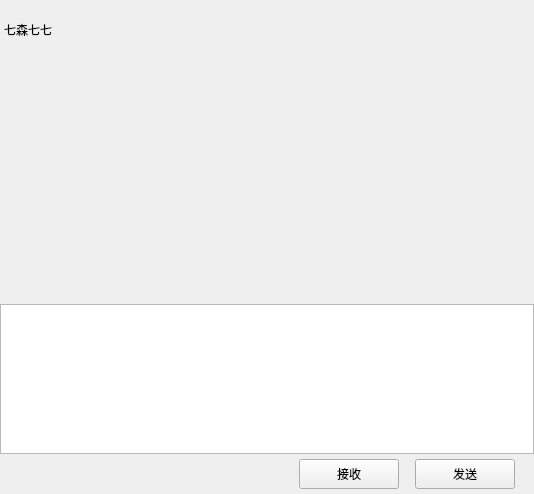
<?xml version="1.0" encoding="UTF-8"?>
<ui version="4.0">
 <class>ChatPage</class>
 <widget class="QWidget" name="ChatPage">
  <property name="geometry">
   <rect>
    <x>0</x>
    <y>0</y>
    <width>534</width>
    <height>494</height>
   </rect>
  </property>
  <property name="windowTitle">
   <string>Form</string>
  </property>
  <layout class="QVBoxLayout" name="verticalLayout">
   <property name="spacing">
    <number>0</number>
   </property>
   <property name="leftMargin">
    <number>0</number>
   </property>
   <property name="topMargin">
    <number>0</number>
   </property>
   <property name="rightMargin">
    <number>0</number>
   </property>
   <property name="bottomMargin">
    <number>0</number>
   </property>
   <item>
    <widget class="QWidget" name="chat_data_wid" native="true">
     <layout class="QVBoxLayout" name="verticalLayout_4">
      <property name="spacing">
       <number>0</number>
      </property>
      <property name="leftMargin">
       <number>0</number>
      </property>
      <property name="topMargin">
       <number>0</number>
      </property>
      <property name="rightMargin">
       <number>0</number>
      </property>
      <property name="bottomMargin">
       <number>0</number>
      </property>
      <item>
       <widget class="QWidget" name="title_wid" native="true">
        <property name="minimumSize">
         <size>
          <width>0</width>
          <height>60</height>
         </size>
        </property>
        <property name="maximumSize">
         <size>
          <width>16777215</width>
          <height>60</height>
         </size>
        </property>
        <layout class="QVBoxLayout" name="verticalLayout_5">
         <property name="leftMargin">
          <number>2</number>
         </property>
         <property name="topMargin">
          <number>2</number>
         </property>
         <property name="rightMargin">
          <number>2</number>
         </property>
         <property name="bottomMargin">
          <number>2</number>
         </property>
         <item>
          <widget class="QWidget" name="widget_2" native="true">
           <layout class="QHBoxLayout" name="horizontalLayout_3">
            <property name="leftMargin">
             <number>2</number>
            </property>
            <property name="topMargin">
             <number>2</number>
            </property>
            <property name="rightMargin">
             <number>2</number>
            </property>
            <property name="bottomMargin">
             <number>2</number>
            </property>
            <item>
             <widget class="QLabel" name="title_lb">
              <property name="text">
               <string>七森七七</string>
              </property>
             </widget>
            </item>
           </layout>
          </widget>
         </item>
        </layout>
       </widget>
      </item>
      <item>
       <widget class="QWidget" name="chat_data_list" native="true"/>
      </item>
      <item>
       <widget class="QWidget" name="tool_wid" native="true">
        <property name="minimumSize">
         <size>
          <width>0</width>
          <height>40</height>
         </size>
        </property>
        <property name="maximumSize">
         <size>
          <width>16777215</width>
          <height>40</height>
         </size>
        </property>
        <layout class="QHBoxLayout" name="horizontalLayout_4">
         <property name="leftMargin">
          <number>2</number>
         </property>
         <property name="topMargin">
          <number>2</number>
         </property>
         <property name="rightMargin">
          <number>2</number>
         </property>
         <property name="bottomMargin">
          <number>2</number>
         </property>
         <item>
          <spacer name="horizontalSpacer_2">
           <property name="orientation">
            <enum>Qt::Horizontal</enum>
           </property>
           <property name="sizeType">
            <enum>QSizePolicy::Fixed</enum>
           </property>
           <property name="sizeHint" stdset="0">
            <size>
             <width>5</width>
             <height>20</height>
            </size>
           </property>
          </spacer>
         </item>
         <item>
          <widget class="ClickedLabel" name="emo_lib">
           <property name="minimumSize">
            <size>
             <width>25</width>
             <height>25</height>
            </size>
           </property>
           <property name="maximumSize">
            <size>
             <width>25</width>
             <height>25</height>
            </size>
           </property>
           <property name="text">
            <string/>
           </property>
          </widget>
         </item>
         <item>
          <spacer name="horizontalSpacer_4">
           <property name="orientation">
            <enum>Qt::Horizontal</enum>
           </property>
           <property name="sizeType">
            <enum>QSizePolicy::Fixed</enum>
           </property>
           <property name="sizeHint" stdset="0">
            <size>
             <width>5</width>
             <height>20</height>
            </size>
           </property>
          </spacer>
         </item>
         <item>
          <widget class="ClickedLabel" name="file_lib">
           <property name="minimumSize">
            <size>
             <width>25</width>
             <height>25</height>
            </size>
           </property>
           <property name="maximumSize">
            <size>
             <width>25</width>
             <height>25</height>
            </size>
           </property>
           <property name="text">
            <string/>
           </property>
          </widget>
         </item>
         <item>
          <spacer name="horizontalSpacer_3">
           <property name="orientation">
            <enum>Qt::Horizontal</enum>
           </property>
           <property name="sizeHint" stdset="0">
            <size>
             <width>40</width>
             <height>20</height>
            </size>
           </property>
          </spacer>
         </item>
        </layout>
       </widget>
      </item>
      <item>
       <widget class="QTextEdit" name="chatEdit">
        <property name="minimumSize">
         <size>
          <width>0</width>
          <height>150</height>
         </size>
        </property>
        <property name="maximumSize">
         <size>
          <width>16777215</width>
          <height>150</height>
         </size>
        </property>
       </widget>
      </item>
      <item>
       <widget class="QWidget" name="send_wid" native="true">
        <property name="minimumSize">
         <size>
          <width>0</width>
          <height>40</height>
         </size>
        </property>
        <property name="maximumSize">
         <size>
          <width>16777215</width>
          <height>40</height>
         </size>
        </property>
        <layout class="QHBoxLayout" name="horizontalLayout_5">
         <property name="topMargin">
          <number>2</number>
         </property>
         <property name="bottomMargin">
          <number>2</number>
         </property>
         <item>
          <spacer name="horizontalSpacer_5">
           <property name="orientation">
            <enum>Qt::Horizontal</enum>
           </property>
           <property name="sizeHint" stdset="0">
            <size>
             <width>40</width>
             <height>20</height>
            </size>
           </property>
          </spacer>
         </item>
         <item>
          <widget class="ClickedBtn" name="receive_btn">
           <property name="minimumSize">
            <size>
             <width>100</width>
             <height>30</height>
            </size>
           </property>
           <property name="maximumSize">
            <size>
             <width>100</width>
             <height>30</height>
            </size>
           </property>
           <property name="text">
            <string>接收</string>
           </property>
          </widget>
         </item>
         <item>
          <spacer name="horizontalSpacer_6">
           <property name="orientation">
            <enum>Qt::Horizontal</enum>
           </property>
           <property name="sizeType">
            <enum>QSizePolicy::Fixed</enum>
           </property>
           <property name="sizeHint" stdset="0">
            <size>
             <width>10</width>
             <height>20</height>
            </size>
           </property>
          </spacer>
         </item>
         <item>
          <widget class="ClickedBtn" name="send_btn">
           <property name="minimumSize">
            <size>
             <width>100</width>
             <height>30</height>
            </size>
           </property>
           <property name="maximumSize">
            <size>
             <width>100</width>
             <height>30</height>
            </size>
           </property>
           <property name="text">
            <string>发送</string>
           </property>
          </widget>
         </item>
         <item>
          <spacer name="horizontalSpacer_7">
           <property name="orientation">
            <enum>Qt::Horizontal</enum>
           </property>
           <property name="sizeType">
            <enum>QSizePolicy::Fixed</enum>
           </property>
           <property name="sizeHint" stdset="0">
            <size>
             <width>10</width>
             <height>20</height>
            </size>
           </property>
          </spacer>
         </item>
        </layout>
       </widget>
      </item>
     </layout>
    </widget>
   </item>
  </layout>
 </widget>
 <customwidgets>
  <customwidget>
   <class>ClickedLabel</class>
   <extends>QLabel</extends>
   <header>clickedlabel.h</header>
  </customwidget>
  <customwidget>
   <class>ClickedBtn</class>
   <extends>QPushButton</extends>
   <header location="global">clickedbtn.h</header>
  </customwidget>
 </customwidgets>
 <resources/>
 <connections/>
</ui>
